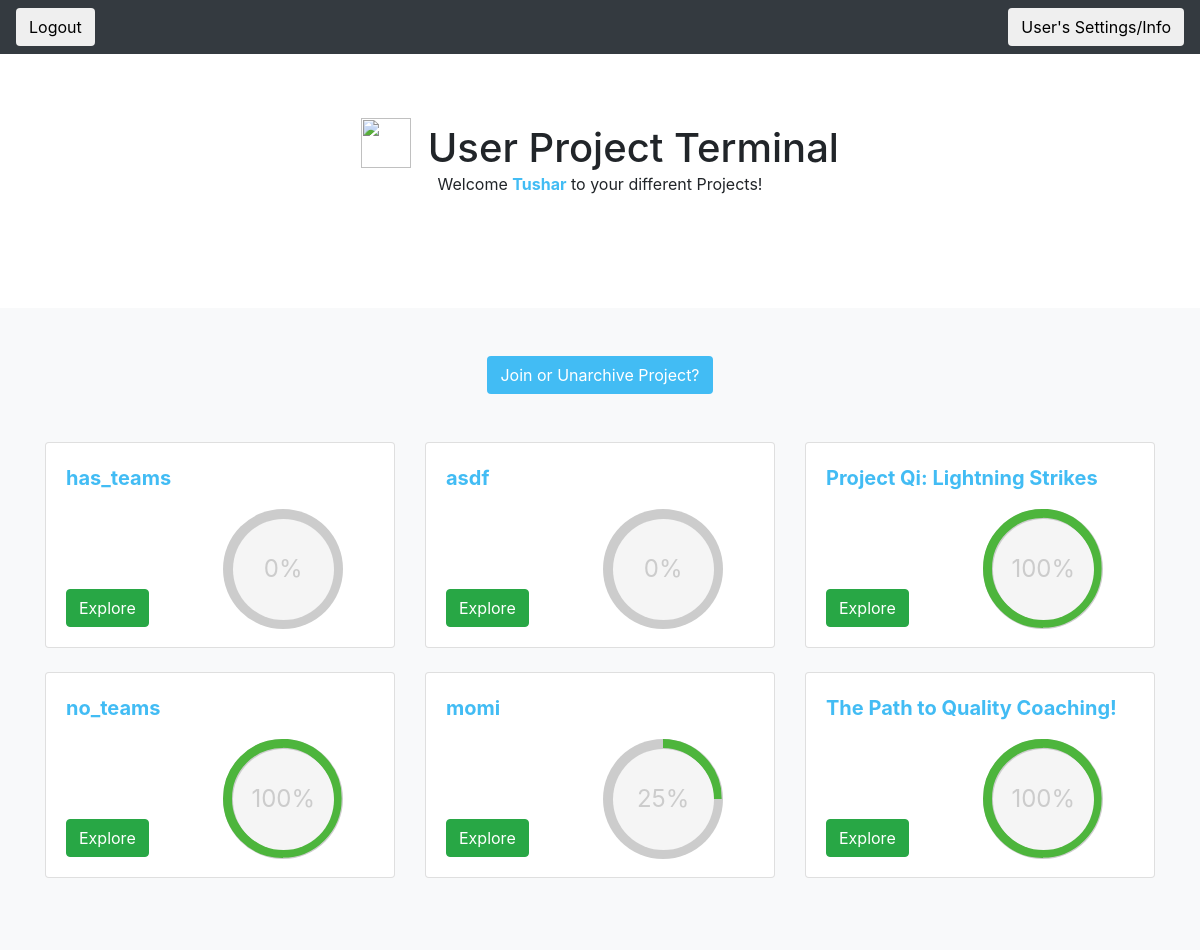
/quest/user_project_page/tdesai (signed in), run on an earlier commit of the app's database.
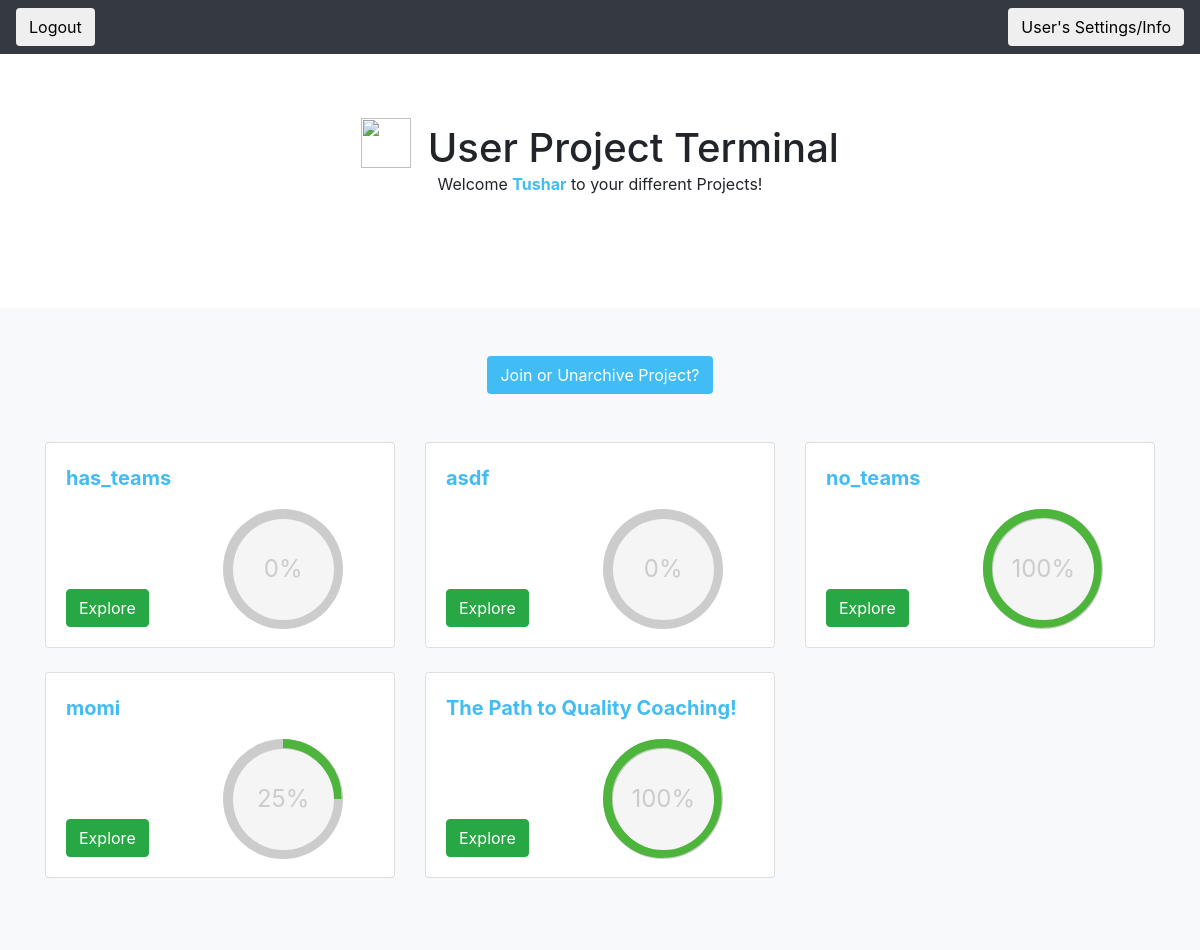
And on a later commit of the database.
### quest_extension/models.py (models this page shows)
class User(models.Model):
    user_ldap = models.CharField(max_length=45)
    user_first_name = models.CharField(max_length=45)
    user_last_name = models.CharField(max_length=45)
    user_email = models.CharField(max_length=45)
    user_password = models.CharField(max_length = 100)
    user_reset_password_pin = models.CharField(max_length = 100, null=True, default = None)

class Project(models.Model):
    project_name = models.CharField(max_length=1000)
    project_description = models.CharField(max_length=1000, blank = True, null = True)
    project_random_phrase = models.CharField(max_length = 255, unique = True)
    project_admin_pin = models.CharField(max_length = 255, unique = True)
    project_editable = models.BooleanField()
    project_has_teams = models.BooleanField(default = False)

### quest_extension/views.py (the view)
# urls.py: path('user_project_page/<ldap>', views.get_user_project_page),
def get_user_project_page(request, ldap):
    if not validate_user_access(request, ldap):
        return HttpResponseRedirect('/quest/user_login')
    current_user = User.objects.get(user_ldap = ldap)
    projects_and_percentages = []
    user_projects = UserProject.objects.filter(user = current_user, archived = False).values_list('project', flat=True)
    user_projects = Project.objects.filter(pk__in=user_projects)
    for project in user_projects:
        current_user_project = UserProject.objects.get(project = project, user = current_user)
        quests_completed = CompletedQuest.objects.filter(userproject = current_user_project).count()
        total_quests = Quest.objects.filter(project = project).count()
        percentage_complete = int(quests_completed / total_quests * 100)
        projects_and_percentages.append((project, percentage_complete))
    list_of_archived_projects = UserProject.objects.filter(user = current_user, archived = True).values_list('project', flat=True)
    list_of_archived_projects = Project.objects.filter(pk__in=list_of_archived_projects)
    context = {'current_user': current_user,
    'projects_and_percentages': projects_and_percentages,
    'list_of_archived_projects': list_of_archived_projects}
    return render(request, 'quest_extension/user_project_page.html', context)

### quest_extension/logic.py (called while the page is built)
def validate_user_access(request, ldap):
    return 'current_user_ldap' in request.session and request.session['current_user_ldap'] == ldap

### quest_extension/templates/quest_extension/user_project_page.html (shortened to what this page needs)
{% load static %}
{% load crispy_forms_tags %}
<!doctype html>
<html lang="en">
  <head>
    <link rel="stylesheet" href="https://maxcdn.bootstrapcdn.com/bootstrap/4.0.0/css/bootstrap.min.css">
    <link rel="stylesheet" type="text/css" href="{% static 'quest_extension/user_project_page_style.css' %}">
  </head>
  <body>
    <header>
      <div class="navbar navbar-dark bg-dark box-shadow">
          <form method='POST' action = '/quest/user_logout/{{ current_user.user_ldap}}'>
            <button class = 'btn' type = 'submit', name = 'logout'>Logout</button>
        </form>
        <form method='GET' action = '/quest/user_settings_info/{{current_user.user_ldap}}'>
            <button class = 'btn' type='submit'>User's Settings/Info</button>
        </form>
      </div>
    </header>
    <main role="main">
      <section class="jumbotron text-center" style = 'background-color: white'>
    <div class="container">
    <h1 class="jumbotron-heading"  style = 'display:inline;'>
         <img class = 'imageWithText' style="width:50px; height:50px; margin-right:6px; margin-bottom:4px;" src = 'https://i.imgur.com/1533RUp.png'>
            User Project Terminal
    </h1>
    <p class="jumbotron-heading2">Welcome <strong style = 'color:#42bcf4'>{{ current_user.user_first_name }}</strong> to your different Projects!</p>
    </div>
    </section>
      <div class="album py-5 bg-light">
        <div class="container">
            <div id = 'join_or_unarchive' style = 'text-align: center;'>
            <button class = 'btn' style = 'background-color:#42bcf4; color: white' onclick = 'show_join_project_user()'> Join or Unarchive Project?</button>
            </div>
                <br>
                <br>
          <div class="row">
            {% for project, project_percentage_complete in projects_and_percentages %}
            <div class="col-md-4">
              <div class="card mb-4 box-shadow">
                <div class="card-body">
                  <p style = 'margin:0'>
                    <strong style = 'color: #42bcf4; font-size: 20px '>{{project.project_name}}</strong>
                </p>
                  <div class="d-flex justify-content-between align-items-center">
                    <div class="btn-group">
                        <form method='GET', action = '/quest/user_home/{{ current_user.user_ldap }}/{{ project.id }}'>
                           <br>
                           <br>
                           <br>
                           <br>
                          <div id= 'project_button'>
                                <button class ='btn btn-success' type='submit'>Explore</button>
                            </div>
                        </form>
                    </div>
                    <div class="c100 p{{project_percentage_complete}} green" style = 'margin-bottom: -1%; margin-top:5%; margin-right:10%;'>
                        <span>{{project_percentage_complete}}%</span>
                    </div>
                  </div>
                </div>
              </div>
            </div>
            {% endfor %}
          </div>
        </div>
      </div>
    </main>
  </body>
</html>

### quest_extension/static/quest_extension/user_project_page_style.css (style rules this page uses)
.imageWithText { width:auto; height:1.5em; vertical-align:text-bottom; }
.c100 { position: relative; font-size: 120px; width: 1em; height: 1em; -webkit-border-radius: 50%; -moz-border-radius: 50%; -ms-border-radius: 50%; -o-border-radius: 50%; border-radius: 50%; float: left; margin: 0 0.1em 0.1em 0; background-color: #cccccc; }
.c100 *, .c100 *:before, .c100 *:after { -webkit-box-sizing: content-box; -moz-box-sizing: content-box; box-sizing: content-box; }
.c100 > span { position: absolute; width: 100%; z-index: 1; left: 0; top: 0; width: 5em; line-height: 5em; font-size: 0.2em; color: #cccccc; display: block; text-align: center; white-space: nowrap; -webkit-transition-property: all; -moz-transition-property: all; -o-transition-property: all; transition-property: all; -webkit-transition-duration: 0.2s; -moz-transition-duration: 0.2s; -o-transition-duration: 0.2s; transition-duration: 0.2s; -webkit-transition-timing-function: ease-out; -moz-transition-timing-function: ease-out; -o-transition-timing-function: ease-out; transition-timing-function: ease-out; }
.c100:after { position: absolute; top: 0.08em; left: 0.08em; display: block; content: " "; -webkit-border-radius: 50%; -moz-border-radius: 50%; -ms-border-radius: 50%; -o-border-radius: 50%; border-radius: 50%; background-color: whitesmoke; width: 0.84em; height: 0.84em; -webkit-transition-property: all; -moz-transition-property: all; -o-transition-property: all; transition-property: all; -webkit-transition-duration: 0.2s; -moz-transition-duration: 0.2s; -o-transition-duration: 0.2s; transition-duration: 0.2s; -webkit-transition-timing-function: ease-in; -moz-transition-timing-function: ease-in; -o-transition-timing-function: ease-in; transition-timing-function: ease-in; }

What changed in the data, as far as the page shows it:
no longer on this page (row edited): Project: project_name "Project Qi: Lightning Strikes", project_percentage_complete "100"
